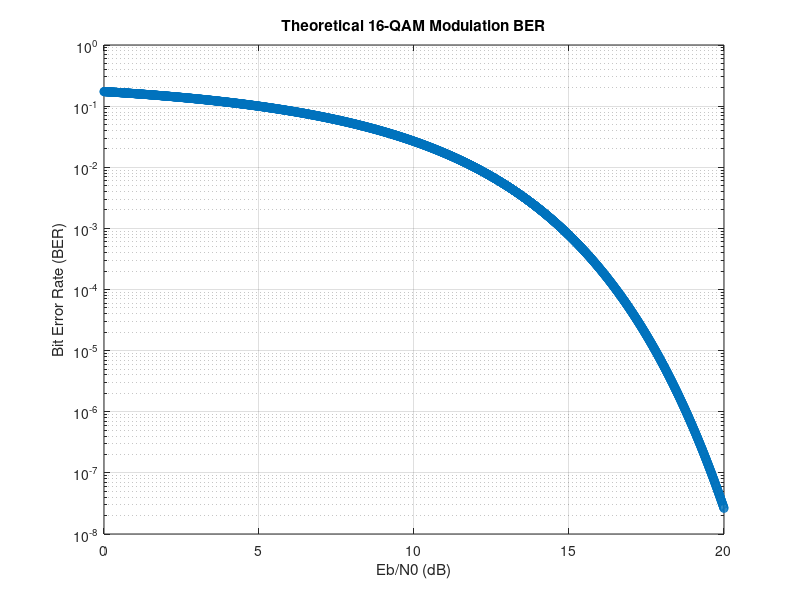

Here is the MATLAB script that generated this plot:
% Parameters
M = 64;          % 16-QAM modulation
m = log2(M);
EbN0dB = 0:0.01:20; % Eb/N0 values in dB
EbN0 = 10.^(EbN0dB/10); % Convert Eb/N0 from dB to linear scale

% Theoretical BER calculation
% ber_theoretical = 2 * (1 - 1/sqrt(M)) * qfunc(sqrt(3 * log2(M) * EbN0));
ber_theoretical = 2/m * (1 - 1/sqrt(2^m)) * erfc(sqrt(1.5 * EbN0 * m / (2^m - 1)));



% Plot the theoretical BER vs. Eb/N0
semilogy(EbN0dB, ber_theoretical, '-o');
grid on;
xlabel('Eb/N0 (dB)');
ylabel('Bit Error Rate (BER)');
title('Theoretical 16-QAM Modulation BER');
